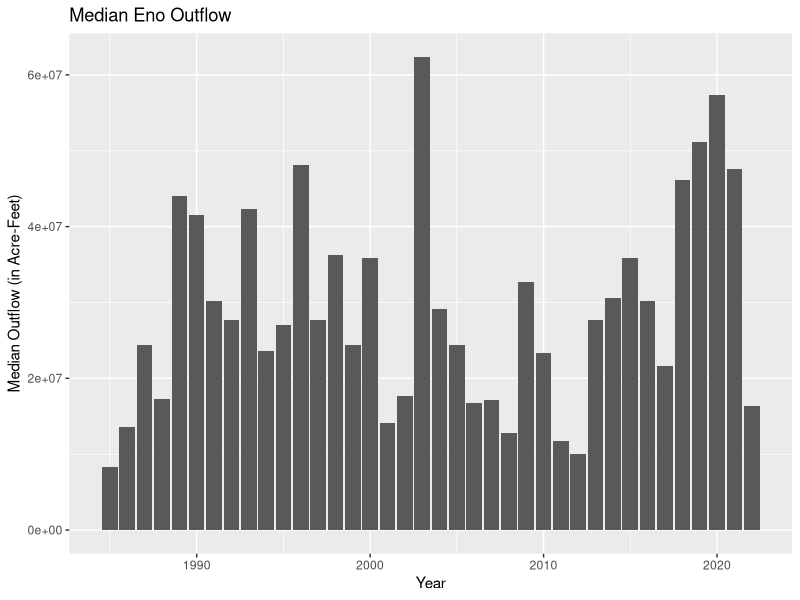
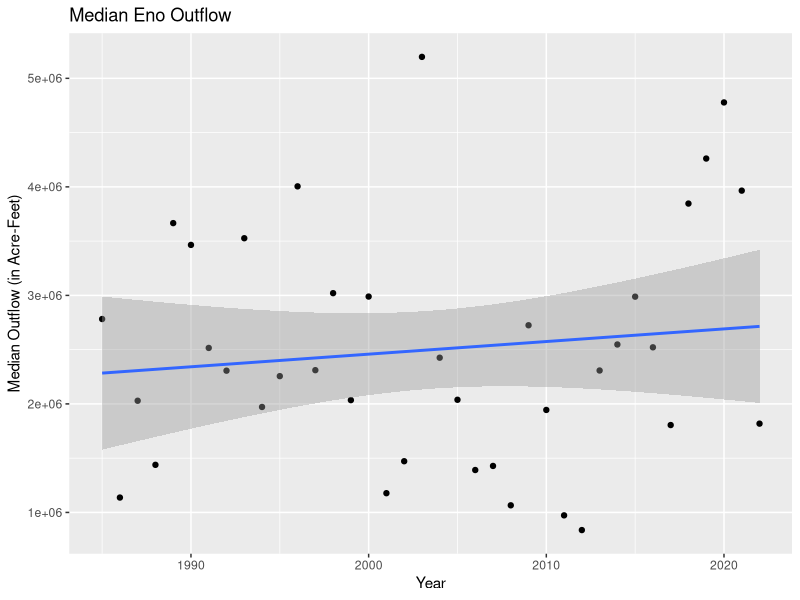
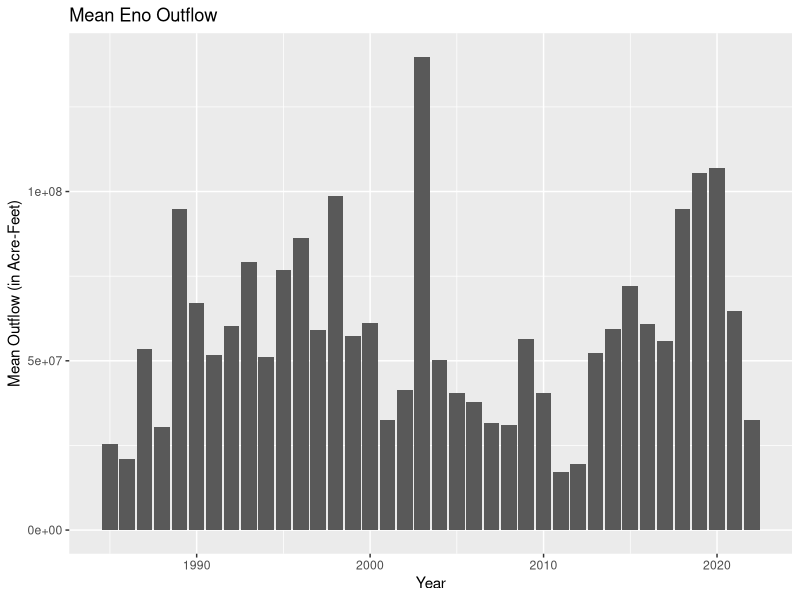
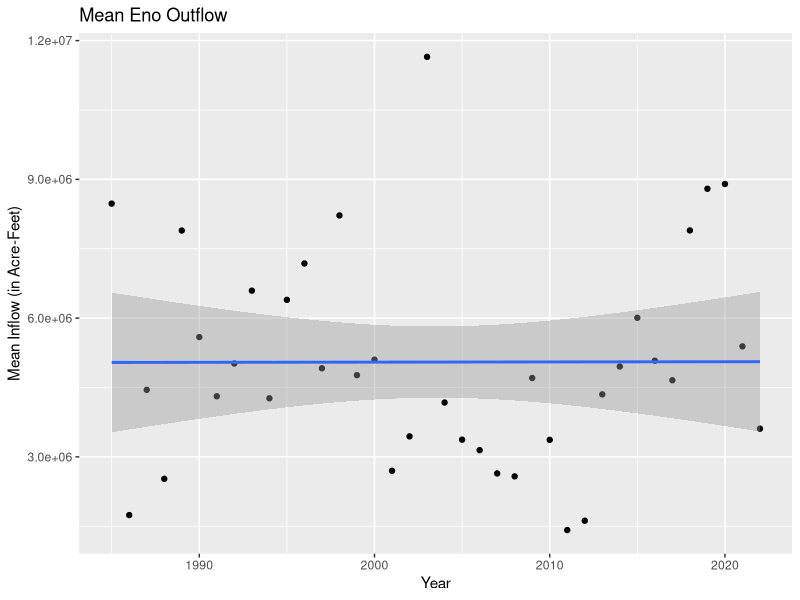
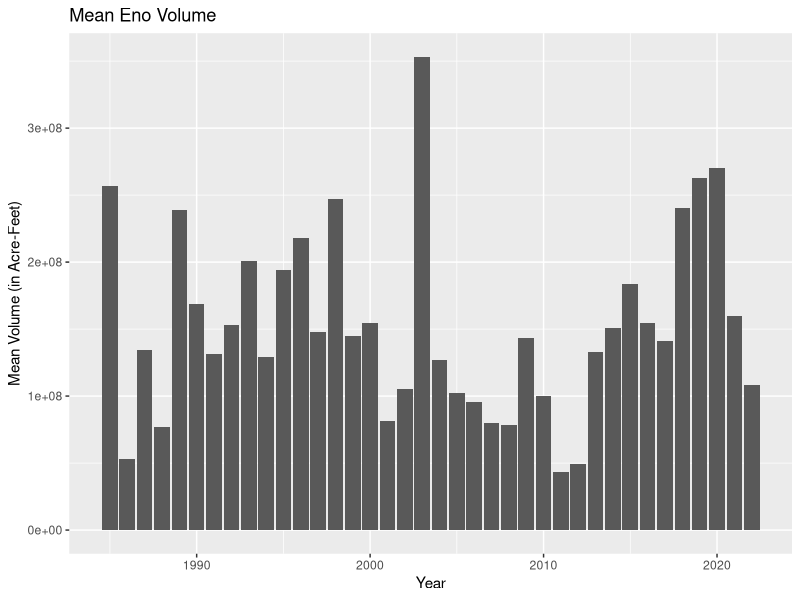
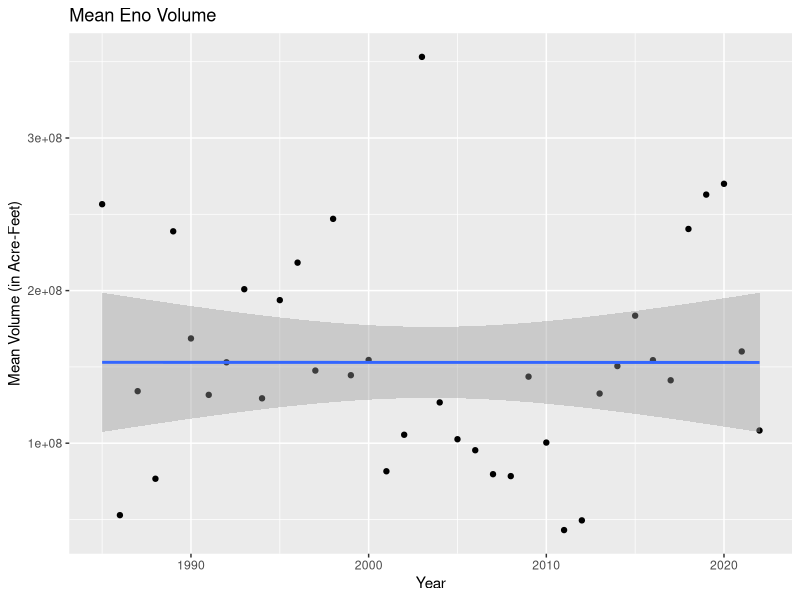
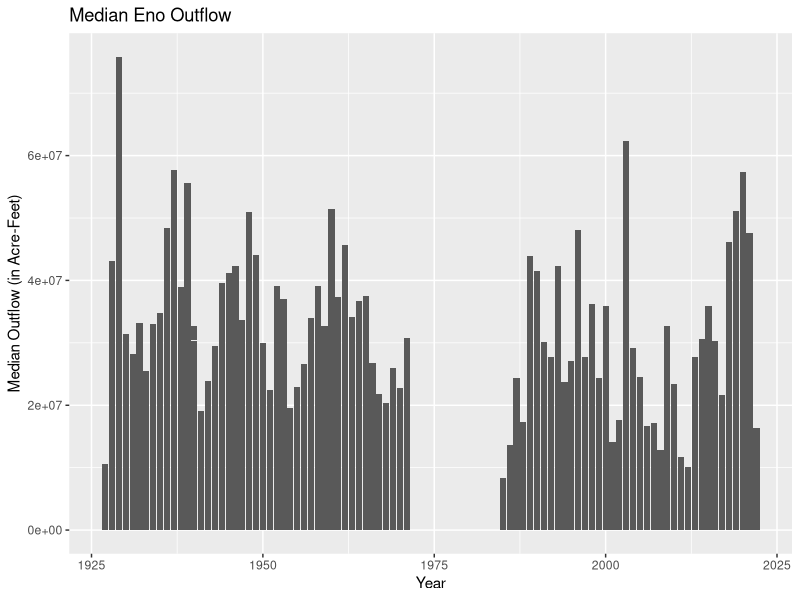
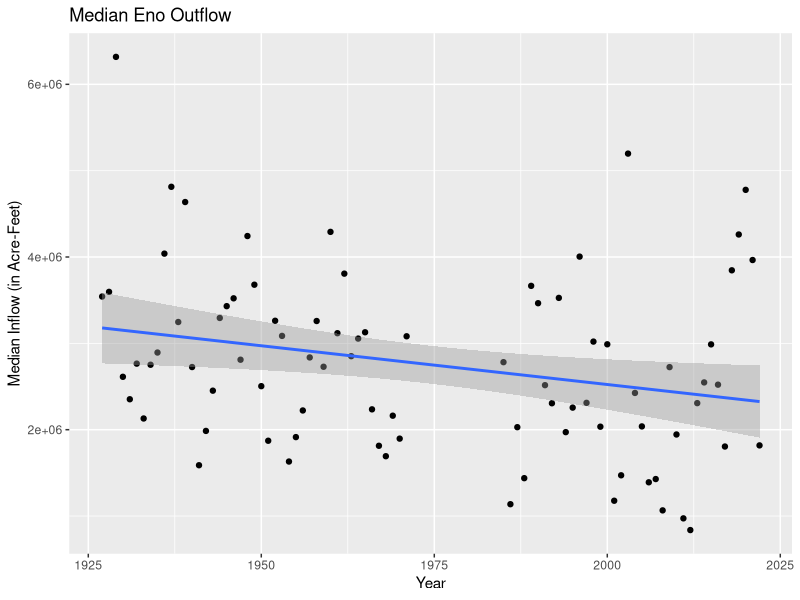

R code for these plots, in order:
#load packages
library(tidyverse)
library(ggplot2)
library(here)
library(dplyr)

#load data
eno_outflows <- read.csv(
  file = here("./Data Raw/Eno_River_monthly_flow_data_through-2022.csv"),
  stringsAsFactors = TRUE)
eno_average_median <- eno_outflows %>% 
  group_by(year) %>% 
  summarise(avg_median_flow = mean(median_flow, na.rm = TRUE))
eno_average_mean <- eno_outflows %>% 
  group_by(year) %>% 
  summarise(avg_mean_flow = mean(mean_flow, na.rm = TRUE))
eno_volume_mean <- eno_outflows %>% 
  group_by(year) %>% 
  summarise(avg_vol = mean(total_volume, na.rm = TRUE))

flat_outflows <- read.csv(
  file = here("./Data Raw/Flat_River_monthly_flow_data_through-2022.csv"),
  stringsAsFactors = TRUE)
flat_average_median <- flat_outflows %>% 
  group_by(year) %>% 
  summarise(avg_median_flow = mean(median_flow, na.rm = TRUE))
flat_average_mean <- flat_outflows %>% 
  group_by(year) %>% 
  summarise(avg_mean_flow = mean(mean_flow, na.rm = TRUE))
flat_volume_mean <- flat_outflows %>% 
  group_by(year) %>% 
  summarise(avg_vol = mean(total_volume, na.rm = TRUE))

neuse_inflows <- read.csv(
  file = here("./Data Raw/Falls_Lake_outlet_Neuse_River_monthly_flow_data_through-2022.csv"),
  stringsAsFactors = TRUE)
neuse_average_median <- neuse_inflows %>% 
  group_by(year) %>% 
  summarise(avg_median_flow = mean(median_flow, na.rm = TRUE))
neuse_average_mean <- neuse_inflows %>% 
  group_by(year) %>% 
  summarise(avg_mean_flow = mean(mean_flow, na.rm = TRUE))
neuse_volume_mean <- neuse_inflows %>% 
  group_by(year) %>% 
  summarise(avg_vol = mean(total_volume, na.rm = TRUE))

#Eno graphs - 1985 and beyond
eno_filtered <- eno_outflows %>% 
  filter(year >= 1985)
eno_avemean_filtered <- eno_average_mean %>% 
  filter(year >= 1985)
eno_avemedian_filtered <- eno_average_median %>% 
  filter(year >= 1985)
eno_vol_filtered <- eno_volume_mean %>% 
  filter(year >= 1985)

ggplot(data = (eno_filtered)) +
  geom_col(data = eno_filtered, aes(x = year, y = median_flow)) +
  labs(title = "Median Eno Outflow", x = "Year", y = "Median Outflow (in Acre-Feet)")
ggplot(data = eno_avemedian_filtered, aes(x = year, y = avg_median_flow)) +
  geom_point() +
  geom_smooth(method = "lm") +
  labs(title = "Median Eno Outflow", x = "Year", y = "Median Outflow (in Acre-Feet)")

ggplot(data = eno_filtered) +
  geom_col(data = eno_filtered, aes(x = year, y = mean_flow)) +
  labs(title = "Mean Eno Outflow", x = "Year", y = "Mean Outflow (in Acre-Feet)")
ggplot(data = eno_avemean_filtered, aes(x = year, y = avg_mean_flow)) +
  geom_point() +
  geom_smooth(method = "lm") +
  labs(title = "Mean Eno Outflow", x = "Year", y = "Mean Inflow (in Acre-Feet)")

ggplot(data = eno_vol_filtered) +
  geom_col(data = eno_vol_filtered, aes(x = year, y = avg_vol)) +
  labs(title = "Mean Eno Volume", x = "Year", y = "Mean Volume (in Acre-Feet)")
ggplot(data = eno_vol_filtered, aes(x = year, y = avg_vol)) +
  geom_point() +
  geom_smooth(method = "lm") +
  labs(title = "Mean Eno Volume", x = "Year", y = "Mean Volume (in Acre-Feet)")

#Eno graphs - all years
ggplot(data = (eno_outflows)) +
  geom_col(data = eno_outflows, aes(x = year, y = median_flow)) +
  labs(title = "Median Eno Outflow", x = "Year", y = "Median Outflow (in Acre-Feet)")
ggplot(data = eno_average_median, aes(x = year, y = avg_median_flow)) +
  geom_point() +
  geom_smooth(method = "lm") +
  labs(title = "Median Eno Outflow", x = "Year", y = "Median Inflow (in Acre-Feet)")

ggplot(data = eno_outflows) +
  geom_col(data = eno_outflows, aes(x = year, y = mean_flow)) +
  labs(title = "Mean Eno Outflow", x = "Year", y = "Mean Outflow (in Acre-Feet)")
ggplot(data = eno_average_mean, aes(x = year, y = avg_mean_flow)) +
  geom_point() +
  geom_smooth(method = "lm") +
  labs(title = "Mean Eno Outflow", x = "Year", y = "Mean Inflow (in Acre-Feet)")

ggplot(data = eno_volume_mean) +
  geom_col(data = eno_volume_mean, aes(x = year, y = avg_vol)) +
  labs(title = "Mean Eno Volume", x = "Year", y = "Mean Volume (in Acre-Feet)")
ggplot(data = eno_volume_mean, aes(x = year, y = avg_vol)) +
  geom_point() +
  geom_smooth(method = "lm") +
  labs(title = "Mean Eno Volume", x = "Year", y = "Mean Volume (in Acre-Feet)")

#Eno graphs - 2000
eno_2000 <- eno_outflows %>% 
  filter(year >= 2000)
eno_2000_median <- eno_average_median %>% 
  filter(year >= 2000)
eno_2000_mean <- eno_average_mean %>% 
  filter(year >= 2000)
eno_2000_volume <- eno_volume_mean %>% 
  filter(year >= 2000)

ggplot(data = eno_2000) +
  geom_col(data = eno_2000, aes(x = year, y = median_flow)) +
  labs(title = "Median Flat Outflow", x = "Year", y = "Median Outflow (in Acre-Feet)")
ggplot(data = eno_2000_median, aes(x = year, y = avg_median_flow)) +
  geom_point() +
  geom_smooth(method = "lm") +
  labs(title = "Median Flat Outflow", x = "Year", y = "Median Outflow (in Acre-Feet)")

ggplot(data = eno_2000) +
  geom_col(data = eno_2000, aes(x = year, y = mean_flow)) +
  labs(title = "Mean Flat Outflow", x = "Year", y = "Mean Outflow (in Acre-Feet)")
ggplot(data = eno_2000_mean, aes(x = year, y = avg_mean_flow)) +
  geom_point() +
  geom_smooth(method = "lm") +
  labs(title = "Mean Flat Outflow", x = "Year", y = "Mean Outflow (in Acre-Feet)")

ggplot(data = eno_2000_volume) +
  geom_col(data = eno_2000_volume, aes(x = year, y = avg_vol)) +
  labs(title = "Mean Eno Volume", x = "Year", y = "Mean Volume (in Acre-Feet)")
ggplot(data = eno_2000_volume, aes(x = year, y = avg_vol)) +
  geom_point() +
  geom_smooth(method = "lm") +
  labs(title = "Mean Eno Volume", x = "Year", y = "Mean Volume (in Acre-Feet)")



#Flat graphs - 1985 and beyond
flat_filtered <- flat_outflows %>% 
  filter(year >= 1985)
flat_avemedian_filtered <- flat_average_median %>% 
  filter(year >= 1985)
flat_avemean_filtered <- flat_average_mean %>% 
  filter(year >= 1985)
flat_vol_filtered <- flat_volume_mean %>% 
  filter(year >= 1985)

ggplot(data = (flat_filtered)) +
  geom_col(data = flat_filtered, aes(x = year, y = median_flow)) +
  labs(title = "Median Flat Outflow", x = "Year", y = "Median Outflow (in Acre-Feet)")
ggplot(data = flat_avemedian_filtered, aes(x = year, y = avg_median_flow)) +
  geom_point() +
  geom_smooth(method = "lm") +
  labs(title = "Median Flat Outflow", x = "Year", y = "Median Outflow (in Acre-Feet)")

ggplot(data = flat_filtered) +
  geom_col(data = flat_filtered, aes(x = year, y = mean_flow)) +
  labs(title = "Mean Flat Outflow", x = "Year", y = "Mean Outflow (in Acre-Feet)")
ggplot(data = flat_avemean_filtered, aes(x = year, y = avg_mean_flow)) +
  geom_point() +
  geom_smooth(method = "lm") +
  labs(title = "Mean Flat Outflow", x = "Year", y = "Mean Inflow (in Acre-Feet)")

ggplot(data = flat_vol_filtered) +
  geom_col(data = flat_vol_filtered, aes(x = year, y = avg_vol)) +
  labs(title = "Mean Flat Volume", x = "Year", y = "Mean Volume (in Acre-Feet)")
ggplot(data = flat_vol_filtered, aes(x = year, y = avg_vol)) +
  geom_point() +
  geom_smooth(method = "lm") +
  labs(title = "Mean Flat Volume", x = "Year", y = "Mean Volume (in Acre-Feet)")

#Flat graphs - all years
ggplot(data = (flat_outflows)) +
  geom_col(data = flat_outflows, aes(x = year, y = median_flow)) +
  labs(title = "Median Flat Outflow", x = "Year", y = "Median Outflow (in Acre-Feet)")
ggplot(data = flat_average_median, aes(x = year, y = avg_median_flow)) +
  geom_point() +
  geom_smooth(method = "lm") +
  labs(title = "Median Flat Outflow", x = "Year", y = "Median Outflow (in Acre-Feet)")

ggplot(data = (flat_outflows)) +
  geom_col(data = flat_outflows, aes(x = year, y = mean_flow)) +
  labs(title = "Mean Flat Outflow", x = "Year", y = "Mean Outflow (in Acre-Feet)")
ggplot(data = flat_average_mean, aes(x = year, y = avg_mean_flow)) +
  geom_point() +
  geom_smooth(method = "lm") +
  labs(title = "Mean Flat Outflow", x = "Year", y = "Mean Outflow (in Acre-Feet)")

ggplot(data = flat_volume_mean) +
  geom_col(data = flat_volume_mean, aes(x = year, y = avg_vol)) +
  labs(title = "Mean Flat Volume", x = "Year", y = "Mean Volume (in Acre-Feet)")
ggplot(data = flat_volume_mean, aes(x = year, y = avg_vol)) +
  geom_point() +
  geom_smooth(method = "lm") +
  labs(title = "Mean Flat Volume", x = "Year", y = "Mean Volume (in Acre-Feet)")

#Flat graphs - 2000
flat_2000 <- flat_outflows %>% 
  filter(year >= 2000)
flat_2000_median <- flat_average_median %>% 
  filter(year >= 2000)
flat_2000_mean <- flat_average_mean %>% 
  filter(year >= 2000)
flat_2000_volume <- flat_volume_mean %>% 
  filter(year >= 2000)

ggplot(data = flat_2000) +
  geom_col(data = flat_2000, aes(x = year, y = median_flow)) +
  labs(title = "Median Flat Outflow", x = "Year", y = "Median Outflow (in Acre-Feet)")
ggplot(data = flat_2000_median, aes(x = year, y = avg_median_flow)) +
  geom_point() +
  geom_smooth(method = "lm") +
  labs(title = "Median Flat Outflow", x = "Year", y = "Median Outflow (in Acre-Feet)")

ggplot(data = flat_2000) +
  geom_col(data = flat_2000, aes(x = year, y = mean_flow)) +
  labs(title = "Mean Flat Outflow", x = "Year", y = "Mean Outflow (in Acre-Feet)")
ggplot(data = flat_2000_mean, aes(x = year, y = avg_mean_flow)) +
  geom_point() +
  geom_smooth(method = "lm") +
  labs(title = "Mean Flat Outflow", x = "Year", y = "Mean Outflow (in Acre-Feet)")

ggplot(data = flat_2000_volume) +
  geom_col(data = flat_2000_volume, aes(x = year, y = avg_vol)) +
  labs(title = "Mean Flat Volume", x = "Year", y = "Mean Volume (in Acre-Feet)")
ggplot(data = flat_2000_volume, aes(x = year, y = avg_vol)) +
  geom_point() +
  geom_smooth(method = "lm") +
  labs(title = "Mean Flat Volume", x = "Year", y = "Mean Volume (in Acre-Feet)")

#Neuse graphs - all years
ggplot(data = (neuse_inflows)) +
  geom_col(data = neuse_inflows, aes(x = year, y = median_flow)) +
  labs(title = "Median Neuse Inflow", x = "Year", y = "Median Inflow (in Acre-Feet)")
ggplot(data = neuse_average_median, aes(x = year, y = avg_median_flow)) +
  geom_point() +
  geom_smooth(method = "lm") +
  labs(title = "Median Neuse Inflow", x = "Year", y = "Median Inflow (in Acre-Feet)")

ggplot(data = neuse_inflows) +
  geom_col(data = neuse_inflows, aes(x = year, y = mean_flow)) +
  labs(title = "Mean Neuse Inflow", x = "Year", y = "Mean Inflow (in Acre-Feet)")
ggplot(data = neuse_average_mean, aes(x = year, y = avg_mean_flow)) +
  geom_point() +
  geom_smooth(method = "lm") +
  labs(title = "Mean Neuse Inflow", x = "Year", y = "Mean Inflow (in Acre-Feet)")

ggplot(data = neuse_volume_mean) +
  geom_col(data = neuse_volume_mean, aes(x = year, y = avg_vol)) +
  labs(title = "Mean Neuse Volume", x = "Year", y = "Mean Volume (in Acre-Feet)")
ggplot(data = neuse_volume_mean, aes(x = year, y = avg_vol)) +
  geom_point() +
  geom_smooth(method = "lm") +
  labs(title = "Mean Neuse Volume", x = "Year", y = "Mean Volume (in Acre-Feet)")

#Neuse graphs - 2000 and beyond
neuse_2000 <- neuse_inflows %>% 
  filter(year >= 2000)
neuse_2000_median <- neuse_average_median %>% 
  filter(year >= 2000)
neuse_2000_mean <- neuse_average_mean %>% 
  filter(year >= 2000)
neuse_2000_volume <- neuse_volume_mean %>% 
  filter(year >= 2000)

ggplot(data = (neuse_2000)) +
  geom_col(data = neuse_2000, aes(x = year, y = median_flow)) +
  labs(title = "Median Neuse Inflow", x = "Year", y = "Median Inflow (in Acre-Feet)")
ggplot(data = neuse_2000_median, aes(x = year, y = avg_median_flow)) +
  geom_point() +
  geom_smooth(method = "lm") +
  labs(title = "Median Neuse Inflow", x = "Year", y = "Median Inflow (in Acre-Feet)")

ggplot(data = neuse_2000) +
  geom_col(data = neuse_2000, aes(x = year, y = mean_flow)) +
  labs(title = "Mean Neuse Inflow", x = "Year", y = "Mean Inflow (in Acre-Feet)")
ggplot(data = neuse_2000_mean, aes(x = year, y = avg_mean_flow)) +
  geom_point() +
  geom_smooth(method = "lm") +
  labs(title = "Mean Neuse Inflow", x = "Year", y = "Mean Inflow (in Acre-Feet)")

ggplot(data = neuse_2000_volume) +
  geom_col(data = neuse_2000_volume, aes(x = year, y = avg_vol)) +
  labs(title = "Mean Neuse Volume", x = "Year", y = "Mean Volume (in Acre-Feet)")
ggplot(data = neuse_2000_volume, aes(x = year, y = avg_vol)) +
  geom_point() +
  geom_smooth(method = "lm") +
  labs(title = "Mean Neuse Volume", x = "Year", y = "Mean Volume (in Acre-Feet)")

  

